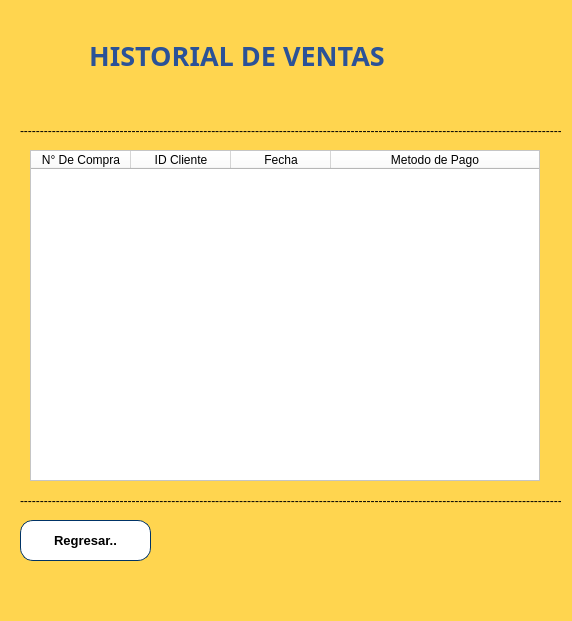
<?xml version="1.0" encoding="UTF-8"?>
<ui version="4.0">
 <class>MainWindow</class>
 <widget class="QMainWindow" name="MainWindow">
  <property name="geometry">
   <rect>
    <x>0</x>
    <y>0</y>
    <width>572</width>
    <height>621</height>
   </rect>
  </property>
  <property name="windowTitle">
   <string>Historial de Ventas</string>
  </property>
  <property name="styleSheet">
   <string notr="true">background-color: rgb(255, 213, 79);</string>
  </property>
  <widget class="QWidget" name="centralwidget">
   <widget class="QTableWidget" name="tblCompra">
    <property name="geometry">
     <rect>
      <x>30</x>
      <y>150</y>
      <width>510</width>
      <height>331</height>
     </rect>
    </property>
    <property name="font">
     <font>
      <pointsize>10</pointsize>
     </font>
    </property>
    <property name="styleSheet">
     <string notr="true">background-color: rgb(255, 255, 255);</string>
    </property>
    <attribute name="horizontalHeaderStretchLastSection">
     <bool>true</bool>
    </attribute>
    <column>
     <property name="text">
      <string>N° De Compra</string>
     </property>
    </column>
    <column>
     <property name="text">
      <string>ID Cliente</string>
     </property>
    </column>
    <column>
     <property name="text">
      <string>Fecha</string>
     </property>
    </column>
    <column>
     <property name="text">
      <string>Metodo de Pago</string>
     </property>
    </column>
   </widget>
   <widget class="QPushButton" name="btnRegresar">
    <property name="geometry">
     <rect>
      <x>20</x>
      <y>520</y>
      <width>131</width>
      <height>41</height>
     </rect>
    </property>
    <property name="font">
     <font>
      <pointsize>10</pointsize>
      <weight>75</weight>
      <bold>true</bold>
     </font>
    </property>
    <property name="styleSheet">
     <string notr="true">border-style: solid;
border-width: 1px;
border-color: rgb(0, 51, 102);
color: rgb(0, 0, 0);
background-color: rgb(255, 255, 255);
border-radius: 13px;</string>
    </property>
    <property name="text">
     <string>Regresar..</string>
    </property>
    <property name="icon">
     <iconset>
      <normaloff>../Images/gestion-proveedores/volver.png</normaloff>../Images/gestion-proveedores/volver.png</iconset>
    </property>
    <property name="iconSize">
     <size>
      <width>32</width>
      <height>32</height>
     </size>
    </property>
   </widget>
   <widget class="QLabel" name="label_2">
    <property name="geometry">
     <rect>
      <x>20</x>
      <y>120</y>
      <width>541</width>
      <height>21</height>
     </rect>
    </property>
    <property name="text">
     <string>-----------------------------------------------------------------------------------------------------------------------------------------</string>
    </property>
   </widget>
   <widget class="QLabel" name="label_4">
    <property name="geometry">
     <rect>
      <x>20</x>
      <y>490</y>
      <width>541</width>
      <height>21</height>
     </rect>
    </property>
    <property name="text">
     <string>--------------------------------------------------------------------------------------------------------------------------------------------</string>
    </property>
   </widget>
   <widget class="QLabel" name="label">
    <property name="geometry">
     <rect>
      <x>40</x>
      <y>30</y>
      <width>401</width>
      <height>51</height>
     </rect>
    </property>
    <property name="font">
     <font>
      <family>Arial Black</family>
      <pointsize>20</pointsize>
      <weight>75</weight>
      <bold>true</bold>
     </font>
    </property>
    <property name="styleSheet">
     <string notr="true">color: rgb(43, 82, 151);</string>
    </property>
    <property name="text">
     <string>HISTORIAL DE VENTAS </string>
    </property>
    <property name="alignment">
     <set>Qt::AlignCenter</set>
    </property>
   </widget>
   <widget class="QLabel" name="label_3">
    <property name="geometry">
     <rect>
      <x>440</x>
      <y>10</y>
      <width>101</width>
      <height>100</height>
     </rect>
    </property>
    <property name="text">
     <string/>
    </property>
    <property name="pixmap">
     <pixmap>../Images/compra/tiempo.png</pixmap>
    </property>
    <property name="scaledContents">
     <bool>true</bool>
    </property>
    <property name="alignment">
     <set>Qt::AlignCenter</set>
    </property>
   </widget>
  </widget>
  <widget class="QMenuBar" name="menubar">
   <property name="geometry">
    <rect>
     <x>0</x>
     <y>0</y>
     <width>572</width>
     <height>21</height>
    </rect>
   </property>
  </widget>
  <widget class="QStatusBar" name="statusbar"/>
 </widget>
 <resources/>
 <connections/>
</ui>
